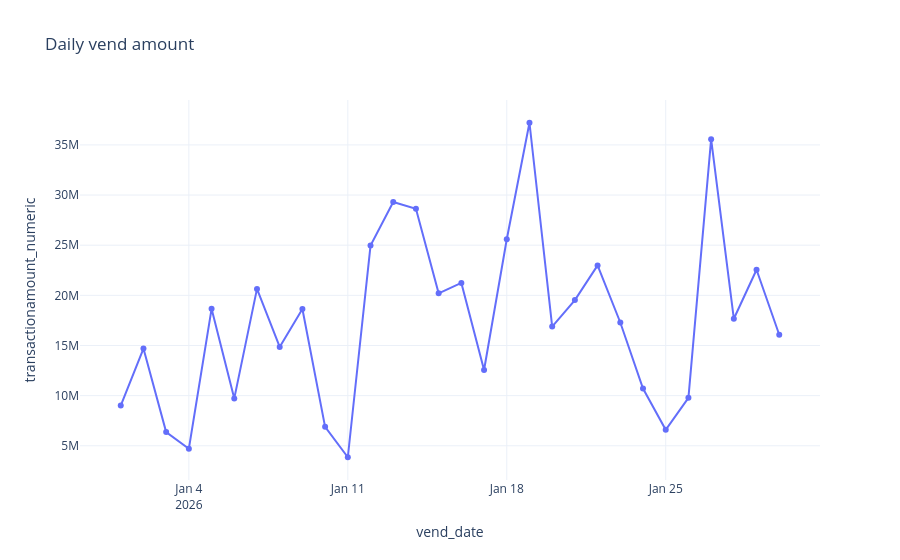

Here is the notebook cell this chart was saved with:
### Markdown cell above
## Example analysis: vend patterns

### Code cell
# Work on a copy so ad hoc numeric conversions do not mutate the shared enriched frame.
vend_work = vend_enriched.copy()
# Keep vend amounts numeric for aggregation and plotting.
vend_work["transactionamount_numeric"] = pd.to_numeric(vend_work["transactionamount"], errors="coerce")

# Choose the safest analysis path based on issuedate quality.
if vend_timestamp_quality["supports_daily_analysis"]:
    # When calendar dates are reliable, aggregate to a daily vend series.
    daily_vend = (
        vend_work.dropna(subset=["vend_date"])
        .groupby("vend_date", dropna=True)["transactionamount_numeric"]
        .sum()
        .reset_index()
        .sort_values("vend_date")
    )
    display(daily_vend.tail(10))
    fig = px.line(
        daily_vend,
        x="vend_date",
        y="transactionamount_numeric",
        markers=True,
        title="Daily vend amount",
    )
else:
    # If date quality is weak, fall back to hour-of-day patterns instead of faking a calendar trend.
    hourly_vend = (
        vend_work.dropna(subset=["analysis_hour"])
        .groupby("analysis_hour", dropna=True)["transactionamount_numeric"]
        .sum()
        .reset_index()
        .sort_values("analysis_hour")
    )
    display(hourly_vend)
    fig = px.bar(
        hourly_vend,
        x="analysis_hour",
        y="transactionamount_numeric",
        title="Time-of-day vend amount",
    )

# Use the same clean white template as the dashboard charts.
fig.update_layout(template="plotly_white")
fig.show()

### Figure 1 — Plotly figure (JSON) as saved in the notebook; plotly's stock layout.template omitted (floating-point values rounded to 4 significant figures)
{"data": [{"hovertemplate": "vend_date=%{x}<br>transactionamount_numeric=%{y}<extra></extra>", "legendgroup": "", "line": {"color": "#636efa", "dash": "solid"}, "marker": {"symbol": "circle"}, "mode": "lines+markers", "name": "", "orientation": "v", "showlegend": false, "type": "scatter", "x": ["2026-01-01T00:00:00.000000000", "2026-01-02T00:00:00.000000000", "2026-01-03T00:00:00.000000000", "2026-01-04T00:00:00.000000000", "2026-01-05T00:00:00.000000000", "2026-01-06T00:00:00.000000000", "2026-01-07T00:00:00.000000000", "2026-01-08T00:00:00.000000000", "2026-01-09T00:00:00.000000000", "2026-01-10T00:00:00.000000000", "2026-01-11T00:00:00.000000000", "2026-01-12T00:00:00.000000000", "2026-01-13T00:00:00.000000000", "2026-01-14T00:00:00.000000000", "2026-01-15T00:00:00.000000000", "2026-01-16T00:00:00.000000000", "2026-01-17T00:00:00.000000000", "2026-01-18T00:00:00.000000000", "2026-01-19T00:00:00.000000000", "2026-01-20T00:00:00.000000000", "2026-01-21T00:00:00.000000000", "2026-01-22T00:00:00.000000000", "2026-01-23T00:00:00.000000000", "2026-01-24T00:00:00.000000000", "2026-01-25T00:00:00.000000000", "2026-01-26T00:00:00.000000000", "2026-01-27T00:00:00.000000000", "2026-01-28T00:00:00.000000000", "2026-01-29T00:00:00.000000000", "2026-01-30T00:00:00.000000000"], "xaxis": "x", "y": [9011000.0, 14700000.0, 6368000.0, 4710000.0, 18660000.0, 9724000.0, 20640000.0, 14860000.0, 18630000.0, 6890000.0, 3857000.0, 24970000.0, 29310000.0, 28640000.0, 20200000.0, 21240000.0, 12550000.0, 25590000.0, 37210000.0, 16880000.0, 19520000.0, 22980000.0, 17290000.0, 10710000.0, 6598000.0, 9780000.0, 35570000.0, 17660000.0, 22550000.0, 16070000.0], "yaxis": "y"}], "layout": {"legend": {"tracegroupgap": 0}, "title": {"text": "Daily vend amount"}, "xaxis": {"anchor": "y", "domain": [0, 1], "title": {"text": "vend_date"}}, "yaxis": {"anchor": "x", "domain": [0, 1], "title": {"text": "transactionamount_numeric"}}}}
